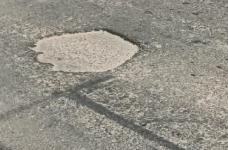
#> input picture ai/scratch_pothole_crop.jpg, 228 x 150 px
$ python -i preprocess.py   (imports and definitions only)
#> lines starting #> are read from the running program, lines starting #| are printed output that depends on the picture
"""Image preparation shared by the civic-issue classifier."""

import numpy as np
from PIL import Image


TARGET_SIZE = (224, 224)
MIN_IMAGE_DIMENSION = 160
MIN_OVERLAY_RATIO = 0.08
MAX_OVERLAY_RATIO = 0.30

# How much flatter / less colorful the candidate banner band must be than
# the rest of the frame before we trust it's really an overlay and not
# just photo content (e.g. a drainage channel, wet asphalt, foliage)
# reaching the bottom edge.
BANNER_TEXTURE_RATIO = 0.75
BANNER_SATURATION_RATIO = 0.75


def has_gps_banner(img: Image.Image, overlay_ratio: float) -> bool:
	"""Detect whether the bottom ``overlay_ratio`` strip of ``img`` looks
	like a flat GPS-camera-app banner rather than real photo content.

	GPS-stamp overlays ("GPS Map Camera"-style apps) are drawn as a flat,
	low-saturation background rectangle behind the timestamp/coordinates
	text, so that band is visually flatter (lower row-to-row texture) and
	less colorful (lower saturation) than the photographed scene above it.
	Real scene content that happens to extend to the bottom of the frame
	(water, drains, road surface, vegetation) is usually just as textured
	and colorful as the rest of the photo, so this comparison is what lets
	us tell the two apart instead of assuming every photo has a banner.
	"""
	width, height = img.size
	split = int(height * (1 - overlay_ratio))
	if split <= 0 or split >= height:
		return False

	arr = np.asarray(img).astype(np.float32)
	band = arr[split:, :, :]
	rest = arr[:split, :, :]
	if band.size == 0 or rest.size == 0:
		return False

	band_texture = float(band.mean(axis=2).std(axis=1).mean())
	rest_texture = float(rest.mean(axis=2).std(axis=1).mean())
	band_saturation = float((band.max(axis=2) - band.min(axis=2)).mean())
	rest_saturation = float((rest.max(axis=2) - rest.min(axis=2)).mean())

	flatter = band_texture <= rest_texture * BANNER_TEXTURE_RATIO
	less_colorful = band_saturation <= rest_saturation * BANNER_SATURATION_RATIO
	return flatter and less_colorful


def crop_central_issue_area(img: Image.Image) -> Image.Image:
	"""Crop image to focus on the civic issue area, removing GPS camera stamps
	(typically located in bottom 25-30%) and distant horizon/sky/background.
	"""
	width, height = img.size
	if min(width, height) < MIN_IMAGE_DIMENSION:
		return img.copy()

	if height > width:
		left = int(width * 0.02)
		top = int(height * 0.02)
		right = int(width * 0.98)
		bottom = int(height * 0.80)
	else:
		left = int(width * 0.02)
		top = int(height * 0.02)
		right = int(width * 0.98)
		bottom = int(height * 0.85)

	if bottom <= top or (right - left) * (bottom - top) < width * height * 0.40:
		return img.copy()
	return img.crop((left, top, right, bottom))


def load_for_classification(image_path: str) -> Image.Image:
	"""Load, crop (only if a banner is detected) and resize an upload for
	model inference. Scaling to 224x224 RGB happens here; the caller is
	still responsible for calling
	``tf.keras.applications.mobilenet_v2.preprocess_input`` on the
	resulting array before feeding it to the model, so there is exactly
	one place in the codebase that does MobileNetV2-specific scaling.
	"""
#> called with image_path = '../scratch_pothole_crop.jpg'
	with Image.open(image_path) as source:
#> source is the input picture: PIL image 228x150 RGB; mean R, G, B 147.4, 144.2, 134.7
		cropped = crop_central_issue_area(source.convert("RGB"))
		return cropped.resize(TARGET_SIZE, Image.Resampling.LANCZOS)
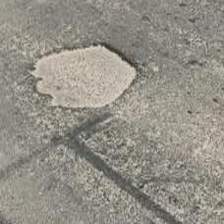
#> returned value: PIL image 224x224 RGB; mean R, G, B 147.4, 144.2, 134.7

>>> result = load_for_classification('../scratch_pothole_crop.jpg')

$ run again, on ai/scratch_pothole_far.jpg
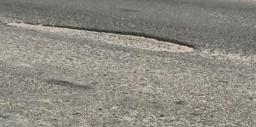
#> input picture ai/scratch_pothole_far.jpg, 256 x 127 px
#> in load_for_classification, source is the input picture: PIL image 256x127 RGB; mean R, G, B 140.3, 137.8, 128.7
#> in load_for_classification, `return cropped.resize(TARGET_SIZE, Image.Resampling.LANCZOS)`:
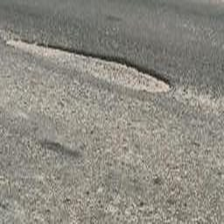
#> returned value: PIL image 224x224 RGB; mean R, G, B 140.3, 137.8, 128.7

$ run again, on ai/scratch_road_potholes.jpg
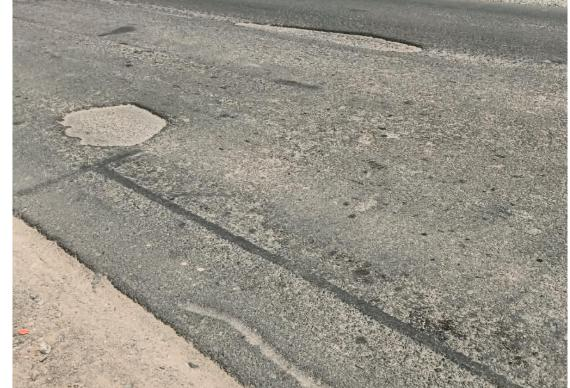
#> input picture ai/scratch_road_potholes.jpg, 570 x 388 px
#> in load_for_classification, source is the input picture: PIL image 570x388 RGB; mean R, G, B 151.3, 147.2, 136.7
#> in crop_central_issue_area, `return img.crop((left, top, right, bottom))`:
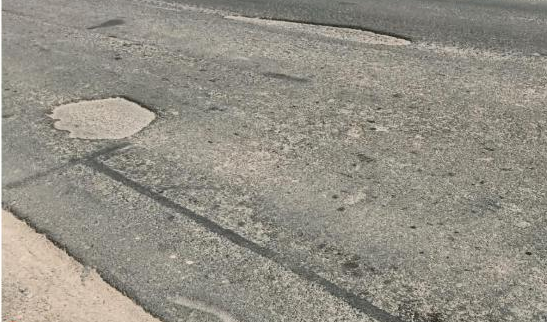
#> returned value: PIL image 547x322 RGB; mean R, G, B 147.5, 143.9, 133.5
#> in load_for_classification, `return cropped.resize(TARGET_SIZE, Image.Resampling.LANCZOS)`:
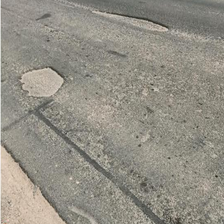
#> returned value: PIL image 224x224 RGB; mean R, G, B 147.5, 143.9, 133.5
